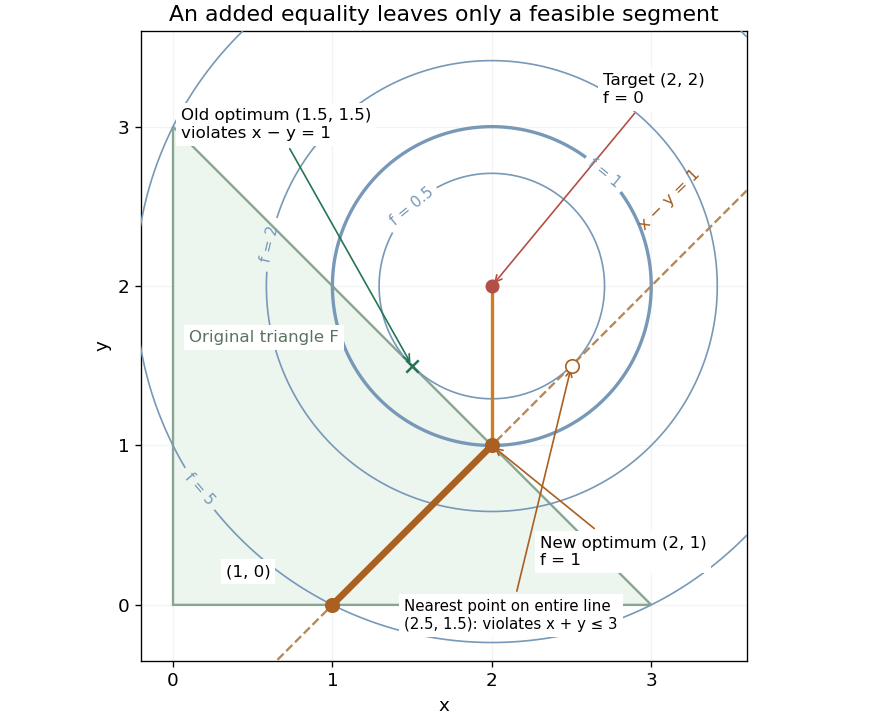

This figure's Python source:
"""Plot an equality slice and objective geometry; save basename.png to CWD.

Tested: Python 3.14.4, Matplotlib 3.10.7, NumPy 2.3.5.
Run from _media with MPLBACKEND=Agg MPLCONFIGDIR=/tmp/codex-wiki-matplotlib.
"""

from pathlib import Path

import matplotlib

matplotlib.use("Agg")
import matplotlib.pyplot as plt
import numpy as np
from matplotlib.patches import Polygon


def main():
    target = np.array([2.0, 2.0])
    equality_normal = np.array([1.0, -1.0])
    line_projection = target + (1 - equality_normal @ target) * equality_normal / 2
    assert np.allclose(line_projection, [2.5, 1.5])
    assert sum(line_projection) > 3
    t = np.linspace(0, 1, 501)
    q = (t - 1) ** 2 + (t - 2) ** 2
    assert np.all(4 * t - 6 < 0) and q[-1] == 1
    optimum = np.array([2.0, 1.0])
    assert np.allclose(2 * (optimum - target) + np.ones(2) - equality_normal, 0)

    grid = np.linspace(-.3, 3.6, 450)
    x, y = np.meshgrid(grid, grid)
    f = (x - 2) ** 2 + (y - 2) ** 2
    assert np.allclose(f + (x + y - 3) - (x - y - 1), (x - 2) ** 2 + (y - 1) ** 2 + 1)

    plt.rcParams.update({"font.size": 11})
    fig, ax = plt.subplots(figsize=(7.4, 6.0), layout="constrained", facecolor="white")
    ax.set_facecolor("white")
    ax.add_patch(Polygon([(0, 0), (3, 0), (0, 3)], facecolor="#edf5ef",
                         edgecolor="#86a68f", lw=1.4, zorder=2))
    cs = ax.contour(x, y, f, levels=[.5, 1, 2, 5], colors="#7798b7",
                    linewidths=[1, 2, 1, 1], zorder=3)
    ax.clabel(cs, fmt=lambda v: f"f = {v:g}", fontsize=9,
              manual=[(1.5, 2.5), (2.7, 2.7), (.65, 2.25), (.17, .73)])
    ax.plot(grid, grid - 1, "--", color="#b78855", lw=1.4, zorder=3)
    ax.plot([1, 2], [0, 1], color="#a96020", lw=4, zorder=4)
    ax.plot([2, 2], [1, 2], color="#ce7d20", lw=2, zorder=4)
    ax.scatter([1, 2], [0, 1], c="#a96020", s=65, zorder=5)
    ax.scatter([2], [2], c="#b44f47", s=55, zorder=5)
    ax.scatter([2.5], [1.5], facecolors="white", edgecolors="#a96020", s=65, zorder=5)
    ax.scatter([1.5], [1.5], marker="x", c="#247654", s=55, zorder=5)
    box = {"facecolor": "white", "edgecolor": "none", "pad": 3}
    ax.annotate("Target (2, 2)\nf = 0", (2, 2), xytext=(2.7, 3.15),
                fontsize=10, bbox=box, arrowprops={"arrowstyle": "->", "color": "#b44f47"})
    ax.annotate("New optimum (2, 1)\nf = 1", (2, 1), xytext=(2.3, .25),
                fontsize=10, bbox=box, arrowprops={"arrowstyle": "->", "color": "#a96020"})
    ax.annotate("Nearest point on entire line\n(2.5, 1.5): violates x + y ≤ 3", (2.5, 1.5),
                xytext=(1.45, -.15), fontsize=9, bbox=box,
                arrowprops={"arrowstyle": "->", "color": "#a96020"})
    ax.annotate("Old optimum (1.5, 1.5)\nviolates x − y = 1", (1.5, 1.5),
                xytext=(.05, 2.93), fontsize=10, bbox=box,
                arrowprops={"arrowstyle": "->", "color": "#247654"})
    ax.text(.1, 1.65, "Original triangle F", color="#587460", fontsize=10, bbox=box)
    ax.text(2.91, 2.35, "x − y = 1", rotation=45, color="#9c5c24", fontsize=10)
    ax.annotate("(1, 0)", (1, 0), xytext=(.33, .18), fontsize=10, bbox=box)
    ax.set(xlim=(-.2, 3.6), ylim=(-.35, 3.6), aspect="equal", xlabel="x", ylabel="y",
           title="An added equality leaves only a feasible segment")
    ax.set_xticks([0, 1, 2, 3])
    ax.set_yticks([0, 1, 2, 3])
    ax.grid(alpha=.15)
    fig.savefig(Path.cwd() / (Path(__file__).stem + ".png"), dpi=120,
                facecolor="white", transparent=False)
    plt.close(fig)


if __name__ == "__main__":
    main()
